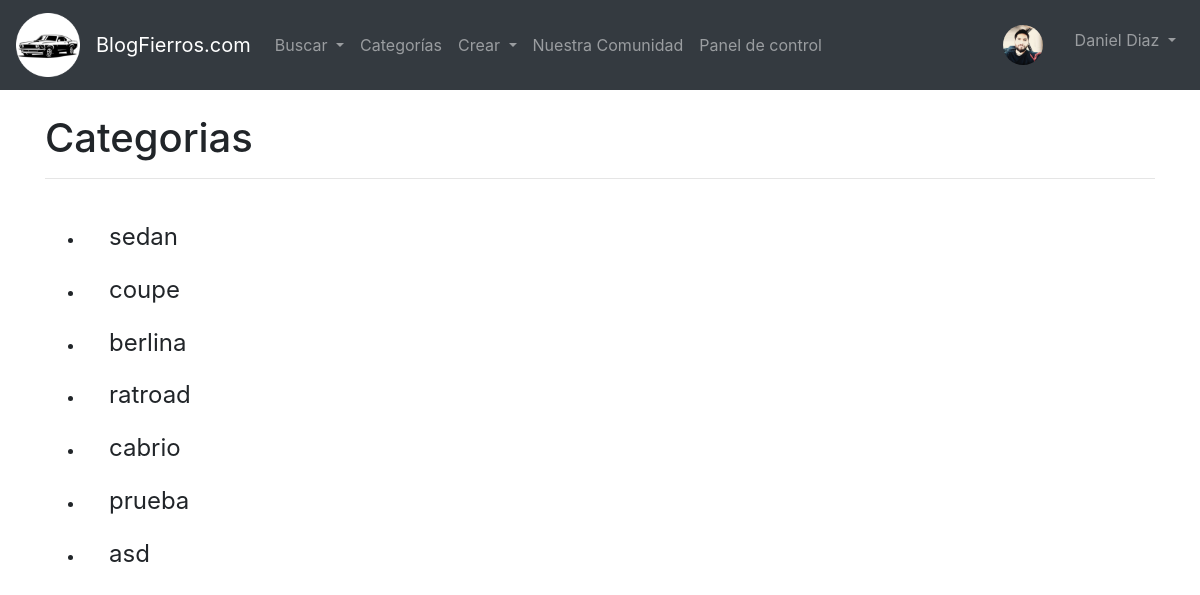
Page /categoria-list (signed in) on the committed database.
### appfierros/models.py (models this page shows, shortened)
class Profile(models.Model):
	user = models.OneToOneField(User, null=True, on_delete=models.CASCADE)
	bio = models.TextField()
	profile_pic = models.ImageField(null=True, blank=True, upload_to="images/profile")
	github_url = models.CharField(max_length=255, null=True, blank=True)
	linkedin_url = models.CharField(max_length=255, null=True, blank=True)
	facebook_url = models.CharField(max_length=255, null=True, blank=True)
	instagram_url = models.CharField(max_length=255, null=True, blank=True)
	twitter_url = models.CharField(max_length=255, null=True, blank=True)
	date_modified = models.DateTimeField(User, auto_now=True)

class Categoria(models.Model):
	nombre = models.CharField(max_length=255)
	def __str__(self):
		return self.nombre

### appfierros/views.py (the view)
# urls.py: path('categoria-list', CategoriaListView, name='categoria-list'),
def CategoriaListView(request):
	cat_menu_list = Categoria.objects.all()
	return render(request, 'categoria_list.html', {'cat_menu_list':cat_menu_list})

### appfierros/templates/categoria_list.html (shortened to what this page needs)
{% extends 'base.html' %}
{% block content %}
<h1>Categorias</h1>
<hr>
	    {% for item in cat_menu_list %}
	    <ul>
	    	<li>
             <h4><a class="dropdown-item" href="{% url 'categoria' item|slugify %}">{{ item }}<a/></h4>
        	</li>
        </ul>
        {% endfor %}
{% endblock %}

### appfierros/templates/base.html (shortened to what this page needs)
<!doctype html>
<html lang="en">
  <head>
	{% load static %}
    <link rel="stylesheet" href="https://cdn.jsdelivr.net/npm/bootstrap@4.4.1/dist/css/bootstrap.min.css">
  </head>
  <body>
    <nav class="navbar navbar-expand-lg navbar-dark bg-dark">
      <a class="navbar-brand" href="{% url 'home' %}">
        <img src="/static/appfierros/images/blogfierros.png" width="64" height="64" alt="">
      </a>
  <a class="navbar-brand" href="{% url 'home' %}">BlogFierros.com</a>
      <ul class="navbar-nav mr-auto">
        <li class="nav-item dropdown">
          <a class="nav-link dropdown-toggle" href="#" id="navbarDropdown" role="button" data-toggle="dropdown" aria-haspopup="true" aria-expanded="false">
            Buscar
          </a>
        </li>
      </ul>
  <div class="collapse navbar-collapse" id="navbarSupportedContent">
    <ul class="navbar-nav mr-auto">
        <li class="nav-item">
          <a class="nav-link" href="{% url 'categoria-list' %}">Categorías</a>
        </li>
      {% if user.is_authenticated %}
        {% if user.is_superuser or user.is_staff %}
        <li class="nav-item dropdown">
          <a class="nav-link dropdown-toggle" href="#" id="navbarDropdown" role="button" data-toggle="dropdown" aria-haspopup="true" aria-expanded="false">
            Crear
          </a>
        {% endif %}
          </li>
          <li class="nav-item">
            <a class="nav-link" href="{% url 'profile_list' %}">Nuestra Comunidad</a>
          </li>
        {% if user.is_superuser %}
          <li class="nav-item">
            <a class="nav-link" href="{% url 'admin:index' %}">Panel de control</a>
          </li>
        {% endif %}
      {% endif %}
    </ul>
    {% if user.is_authenticated %}
        <ul class="navbar-nav ml-auto">
          <li class="nav-link navbar-brand">
      {% if user.profile.profile_pic %}
            <a href="{% url 'show_profile_page' user.profile.id %}"><img src="{{ user.profile.profile_pic.url }}" class="rounded-circle" width="40">
      {% else %}
        {% if user.profile.id %}
          <a href="{% url 'show_profile_page' user.profile.id %}"><img src="{% static 'appfierros/images/default.png'%}" class="rounded-circle" width="40">
        {% else %}
          <a href="#"><img src="{% static 'appfierros/images/default.png'%}" class="rounded-circle" width="40">
        {% endif %}
      {% endif %}
          </li>
        <li class="nav-item dropdown">
          <a class="nav-link dropdown-toggle" href="#" id="navbarDropdown" role="button" data-toggle="dropdown" aria-haspopup="true" aria-expanded="false">
            {{user.first_name}} {{user.last_name}}
          </a>
        </li>
        </ul>
    {% endif %}
  </div>
</nav>
    <div class="container">
      {% block content %}
      {% endblock %}
    </div>
  </body>
</html>

### rows in the picture
Categoria: nombre "sedan"
Categoria: nombre "coupe"
Categoria: nombre "berlina"
Categoria: nombre "ratroad"
Categoria: nombre "cabrio"
Categoria: nombre "prueba"
Categoria: nombre "asd"

### other values in the picture
{{ user.first_name }} "Daniel"
{{ user.last_name }} "Diaz"
